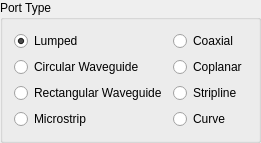
              <widget class="QGroupBox" name="groupBox_4">
               <property name="title">
                <string>Port Type</string>
               </property>
               <layout class="QGridLayout" name="gridLayout_11">
                <item row="1" column="0">
                 <widget class="QRadioButton" name="circularWaveguidePortRadioButton">
                  <property name="enabled">
                   <bool>true</bool>
                  </property>
                  <property name="text">
                   <string>Circular Waveguide</string>
                  </property>
                 </widget>
                </item>
                <item row="1" column="1">
                 <widget class="QRadioButton" name="coplanarPortRadioButton">
                  <property name="enabled">
                   <bool>true</bool>
                  </property>
                  <property name="text">
                   <string>Coplanar</string>
                  </property>
                 </widget>
                </item>
                <item row="2" column="1">
                 <widget class="QRadioButton" name="striplinePortRadioButton">
                  <property name="enabled">
                   <bool>true</bool>
                  </property>
                  <property name="text">
                   <string>Stripline</string>
                  </property>
                 </widget>
                </item>
                <item row="3" column="0">
                 <widget class="QRadioButton" name="microstripPortRadioButton">
                  <property name="text">
                   <string>Microstrip</string>
                  </property>
                 </widget>
                </item>
                <item row="0" column="0">
                 <widget class="QRadioButton" name="lumpedPortRadioButton">
                  <property name="text">
                   <string>Lumped</string>
                  </property>
                  <property name="checked">
                   <bool>true</bool>
                  </property>
                 </widget>
                </item>
                <item row="0" column="1">
                 <widget class="QRadioButton" name="coaxialPortRadioButton">
                  <property name="enabled">
                   <bool>true</bool>
                  </property>
                  <property name="text">
                   <string>Coaxial</string>
                  </property>
                 </widget>
                </item>
                <item row="3" column="1">
                 <widget class="QRadioButton" name="curvePortRadioButton">
                  <property name="enabled">
                   <bool>true</bool>
                  </property>
                  <property name="text">
                   <string>Curve</string>
                  </property>
                 </widget>
                </item>
                <item row="2" column="0">
                 <widget class="QRadioButton" name="rectangularWaveguidePortRadioButton">
                  <property name="text">
                   <string>Rectangular Waveguide</string>
                  </property>
                 </widget>
                </item>
               </layout>
              </widget>
